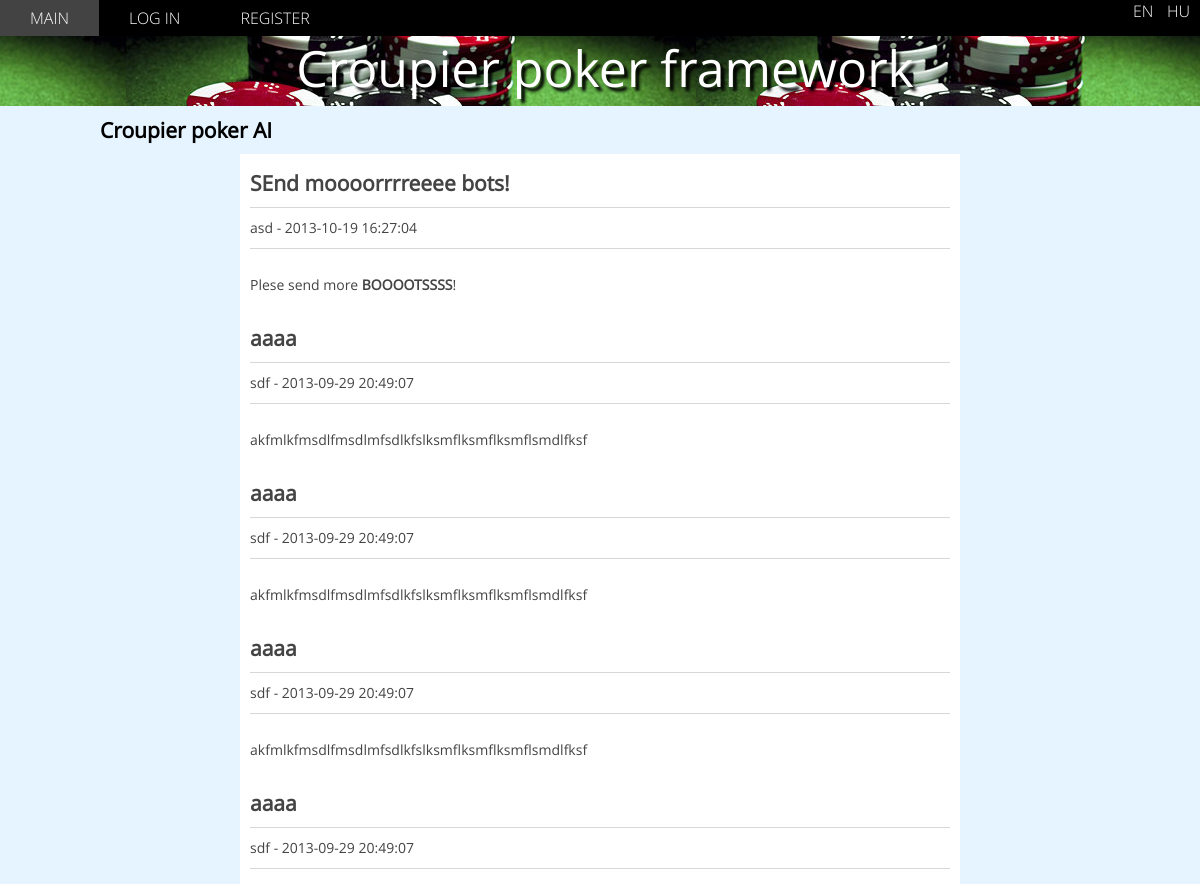
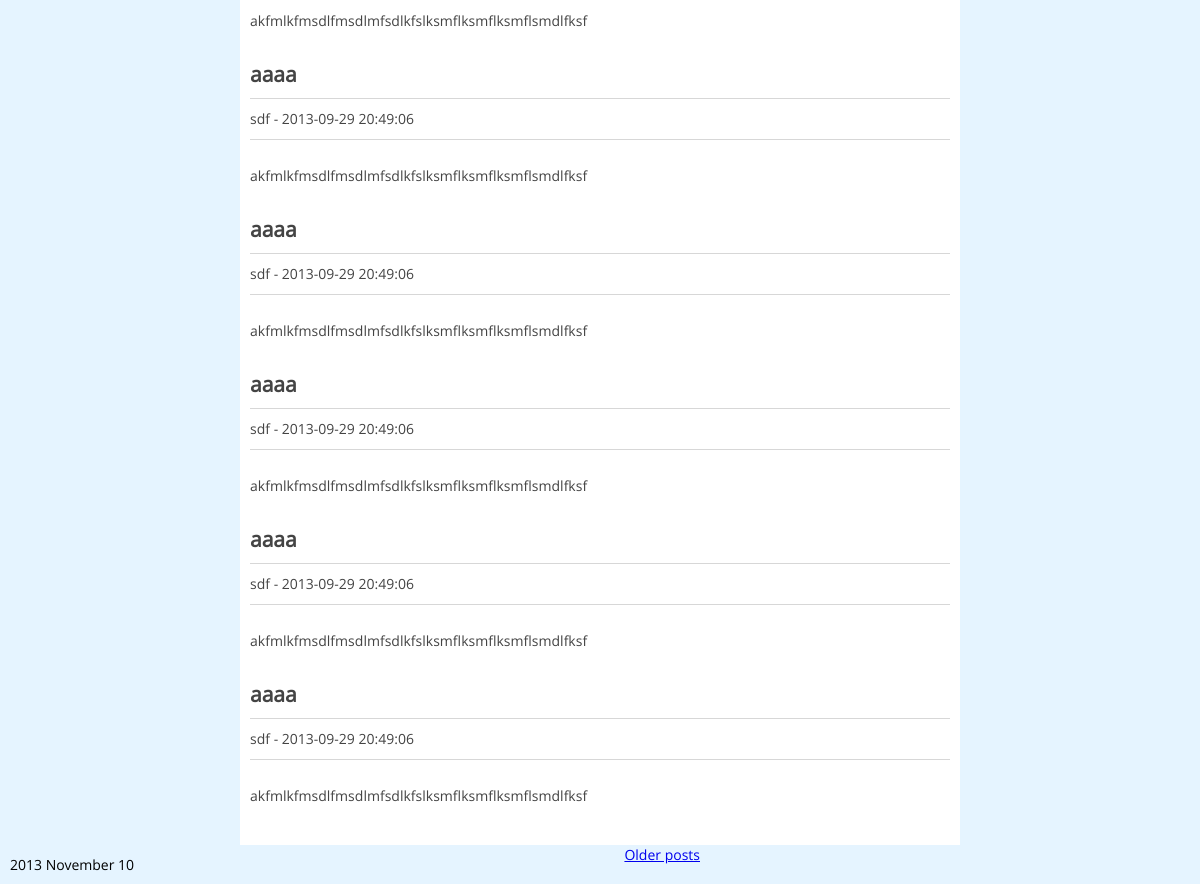
The page / on the database its author committed (2 pictures, top to bottom).
### tables this page shows
CREATE TABLE IF NOT EXISTS `news_posts` (
  `id` int(11) NOT NULL AUTO_INCREMENT,
  `title` varchar(200) NOT NULL,
  `author` varchar(50) NOT NULL,
  `date` datetime NOT NULL,
  `content` text NOT NULL,
  PRIMARY KEY (`id`)
);

### php/include.php (called while the page is built, shortened)
<?php
$tr = NULL;
include "php/connect_db.php";
include "php/functions.php";
initTranslate($mysqli);

### php/functions.php (called while the page is built, shortened)
<?php
function SQL($Query)
{
    global $DB;
    $args = func_get_args();
    if (count($args) == 1) {
        $result = $DB->query($Query);
        if ($result == false)
            dieDb();
        else if ($result === true) {
            return true;
        } else if ($result->num_rows) {
            return $result->fetch_all(MYSQLI_ASSOC);
        }
        return null;
    } else {
        if (!$stmt = $DB->prepare($Query))
            dieDb();
        array_shift($args);
        $a = array();
        foreach ($args as $k => &$v)
            $a[$k] = & $v;
        $types = str_repeat("s", count($args));
        array_unshift($a, $types);
        call_user_func_array(array($stmt, 'bind_param'), $a);
        $stmt->execute();
        $metadata = $stmt->result_metadata();
        $out = array();
        $fields = array();
        while (null != ($field = mysqli_fetch_field($metadata))) {
            $fields [] = & $out [$field->name];
        }
        call_user_func_array(array(
            $stmt, "bind_result"
        ), $fields);
        $output = array();
        $count = 0;
        while ($stmt->fetch()) {
            foreach ($out as $k => $v)
                $output [$count] [$k] = $v;
            $count++;
        }
        return ($count == 0) ? null : $output;
    }
}
function initTranslate()
{
    global $tr;
    if ($result = SQL("SELECT identifier, text FROM strings WHERE language = ?", $_SESSION["lang"])) {
        foreach ($result as $row) {
            $tr[$row["identifier"]] = $row["text"];
        }
    }
}

### index.php (the view, shortened to what this page needs)
<?php
include "php/include.php";
$currentPage = 0;
$itemsPerPage = 10;
$res = SQL("SELECT COUNT(*) FROM news_posts");
$itemTotal = $res[0]["COUNT(*)"];
$lastPage = intval($itemTotal / $itemsPerPage);
$skipItems = $currentPage * $itemsPerPage;
$items = SQL("SELECT title, author, date, content FROM news_posts
                    ORDER BY date DESC LIMIT ? OFFSET ?", $itemsPerPage, $skipItems);
?>
<!DOCTYPE html>
<html>
<head>
<?php include "php/head.php"; ?>
</head>
<body>
<?php include "php/header.php"; ?>
<div id="main">
    <h2>Croupier poker AI</h2>
    <?php
    echo '<div id="postSection">';
    foreach ($items as $item) {
        echo '<div class="post">';
        echo "<h2>" . $item["title"] . "</h2>";
        echo '<div class="postHeader">' . $item["author"] . " - ". $item["date"] ."</div>";
        echo '<div class="postContent">' . $item["content"] . '</div>';
        echo '</div>';
    }
    echo '</div>';
    echo '<div id="postsNavigator">';
    if ($currentPage != $lastPage)
        echo '<a class="newsNavigatorButton" style="float:right;" href="' . $_SERVER["PHP_SELF"] . '?page=' .
            ($currentPage + 1) . '">' . $tr["OLDER_PAGES"] . '</a>';
    echo '</div>';
    ?>
</div>
<footer>
    <?php include "php/footer.php"; ?>
</footer>
</body>
</html>

### php/head.php (shortened to what this page needs)
<link rel="stylesheet" type="text/css" href="../style/main.css">

### php/header.php (shortened to what this page needs)
<div id="header">
    <div id="topmenu">
        <ul>
            <?php
            echo '<li><a href="./">' . $tr["MAIN"] . '</a></li>';
            if ($loggedin) {
                echo '<li><a href="summary.php">' . $tr["SUMMARY"] . '</a></li>';
                echo '<li><a href="manage_bots.php">' . $tr["MANAGE_BOTS"] . '</a></li>';
                echo '<li><a href="leaderboards.php">' . $tr["LEADERBOARDS"] . '</a></li>';
                if ($admin)
                    echo '<li><a href="admin.php">Admin</a></li>';
            } else {
                echo '<li><a href="login.php">' . $tr["LOGIN"] . '</a></li>';
                echo '<li><a href="register.php">' . $tr["REGISTER"] . '</a></li>';
            } ?>
        </ul>
    </div>
    <div id="lang">
        <a href="../setlang.php?lang=en">EN</a> |
        <a href="../setlang.php?lang=hu">HU</a>
    </div>
</div>
<div id="headerTitle">Croupier poker framework</div>

### php/footer.php
<p id="footer"><?=date("Y F d")?></p>

### style/main.css (style rules this page uses)
body { background-color: #e5f4ff; font-family: 'Open Sans', 'sans-serif'; font-size: 14px; margin: 0px; }
#header { background-color: black; padding: 0px; font-size: 16px; }
#header ul { list-style-type: none; margin: 0; padding: 0; }
#header li { display: inline-block; padding: 7px 30px; cursor: pointer; vertical-align: middle; }
#header a { color: white; text-decoration: none; font-family: 'Open Sans Light', 'sans-serif'; text-transform: uppercase; font-size: 16px; }
#footer { margin: 10px; }
#main { padding: 0px; margin-left: auto; margin-right: auto; max-width: 1000px; }
#main>h2 { margin: 10px 0px; }
#topmenu { display: inline-block; }
#lang { display: inline-block; float: right; margin-right: 10px; font-size: 0.8em; }
#headerTitle { background-image: url('../images/header.jpg'); background-position: 20% -50px; height: 70px; font-size: 50px; color: white; text-shadow: 4px 4px 3px black; line-height: 65px; padding-left: 10px; text-align: center; }
#postSection { margin: 0 auto; width: 700px; background-color: white; padding: 10px; }
#postsNavigator { width: 600px; }
.post { margin-bottom: 30px; color: #444444; }
.post>h2 { margin: 5px 0px; }
.postHeader { border-top: 1px solid #d7d7d7; border-bottom: 1px solid #d7d7d7; height: 40px; line-height: 40px; margin: 10px 0px; }
.postContent { margin: 26px 0px; }

### rows shown on the page
news_posts: title "SEnd moooorrrreeee bots!", author "asd", date "2013-10-19 16:27:04", content "Plese send more BOOOOTSSSS !"
news_posts: title "aaaa", author "sdf", date "2013-09-29 20:49:07", content "akfmlkfmsdlfmsdlmfsdlkfslksmflksmflksmflsmdlfksf"
news_posts: title "aaaa", author "sdf", date "2013-09-29 20:49:06", content "akfmlkfmsdlfmsdlmfsdlkfslksmflksmflksmflsmdlfksf"

### other values the page prints
$tr["MAIN"] "MAIN"
$tr["LOGIN"] "LOG IN"
$tr["REGISTER"] "REGISTER"
$tr["OLDER_PAGES"] "Older posts"
